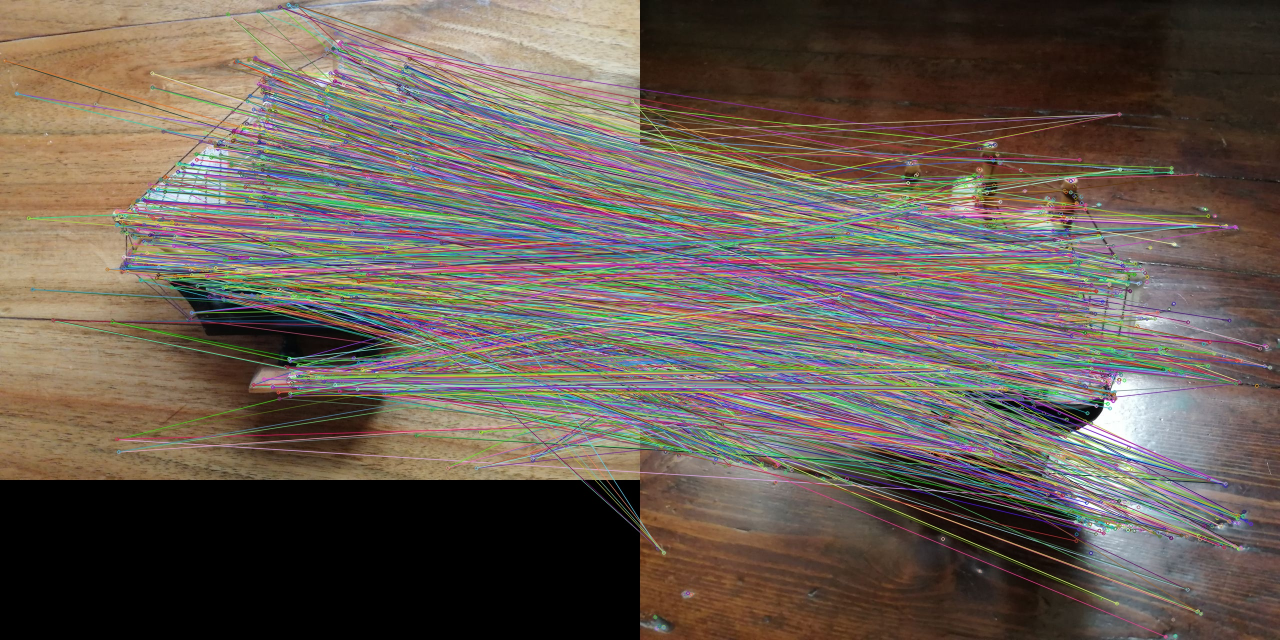
#> input picture CVPR/lab2/results/all_matches/match1.jpg, 2560 x 1280 px, given in place of 200108800907_86781.jpg, which was not available (shown at 1/2 size)
$ jupyter execute main_program.ipynb   (shell and % lines are left out)   (text cells are left out)
#> lines starting #> are read from the running program, lines starting #| are printed output that depends on the picture; pictures that were not available may be replaced by others from this repository, and a replacement may not be noted
[cell 1]
import numpy as np
import cv2, time, os
from matplotlib import pyplot as plt
import pandas as pd

[cell 2]
im_source = cv2.imread('C:\\Users\\user\\benchmark\\200108800907_86781.jpg',1)
#> im_source is the input picture: shape (1280, 2560, 3); mean B, G, R 83.6, 92.8, 104

detector  = cv2.KAZE_create()
matcher = cv2.BFMatcher(cv2.NORM_L1)

kp_src, des_src = detector.detectAndCompute(im_source, None)
#> kp_src = 3982 keypoints; strongest (x, y, size): (2183, 827, 26.4), (2190, 826, 16.4), (2173, 829, 35.1), (580, 719, 8)

[cell 3]
def find_metrics(path_im_search,detector,matcher,kp_src, des_src):
#     path_im_search - str

#> called with path_im_search = 'C:\\Users\\user\\all_photos\\match1.jpg', des_src = array of shape (3982, 64)
    im_search  = cv2.imread(path_im_search,1)
    kp_sch, des_sch = detector.detectAndCompute(im_search, None)
#> kp_sch has the same summary as kp_src outside find_metrics
    start_time = time.time()
    matches = matcher.knnMatch(des_sch, des_src, k=2)
#> matches = 3982 matches
    all_matches = len(matches) * 2
#> all_matches = 7964
    good = []

    for m, n in matches:
        if m.distance < 0.8 * n.distance:
            good.append(m)
#> after the loop, good = 3982 matches

    # Set the source image can not have duplicate points
    good_diff, diff_good_point = [], [[]]

    for m in good:
        diff_point = [int(kp_src[m.trainIdx].pt[0]), int(kp_src[m.trainIdx].pt[1])]
        if diff_point not in diff_good_point:
            good_diff.append(m)
            diff_good_point.append(diff_point)
#> this loop made 3982 passes
#> diff_point on passes 1 to 3: [560, 14], [593, 18], [620, 35]
#> after the loop, diff_good_point = 3674 items, first 6: [], [560, 14], [593, 18], [620, 35], [675, 81], [1276, 87]; good_diff = 3673 matches

    good = good_diff
#> good = 3673 matches
    good_matches = len(good)
#> good_matches = 3673

    end_time = time.time()
    result_time = round(end_time - start_time, 4)

    error_all_matches_list = []
    for m in np.array(matches).ravel().tolist():
        error_all_matches_list.append(m.distance)
#> after the loop, error_all_matches_list = 7964 values, max 4.01 at index 1527, min 0 at index 0, mean 0.811
    error_all_matches = round(np.array(error_all_matches_list).mean(), 4)
#> error_all_matches = 0.811

    error_good = []
    for m in good:
        error_good.append(m.distance)
#> after the loop, error_good = 3673 values from 0 to 0
    error_good = round(np.array(error_good).mean(), 4)
#> error_good = 0

    size = im_search.shape
#> size = (1280, 2560, 3)

    return all_matches, good_matches, error_all_matches, error_good, size, result_time

[cell 4]
all_metrics = []
i = 1
for filename in os.listdir('C:\\Users\\user\\all_photos'):
    i += 1
    temp_list = list(find_metrics('C:\\Users\\user\\all_photos\\' + filename,detector,matcher,kp_src, des_src))
#> temp_list = [7964, 3673, 0.811, 0, (1280, 2560, 3), 0.341]
    temp_list.insert(0, filename)
    all_metrics.append(temp_list)

df = pd.DataFrame(all_metrics, columns=['name', 'all_matches', 'true_matches',
                                        'error_all_matches', 'error_true_matches', 'size', 'time'])
#> df = table of 1 rows and 7 columns

[cell 5]
df.to_csv( 'C:\\Users\\user\\results\\metrics.csv')

[cell 6]
(df['true_matches']/df['all_matches']).describe()

[cell 7]
df.head(10)
#> Out = table of 1 rows and 7 columns

[cell 8]
df.describe()
#> Out = table of 8 rows and 5 columns

[cell 9]
source_keys = cv2.drawKeypoints(im_source, kp_src , None)
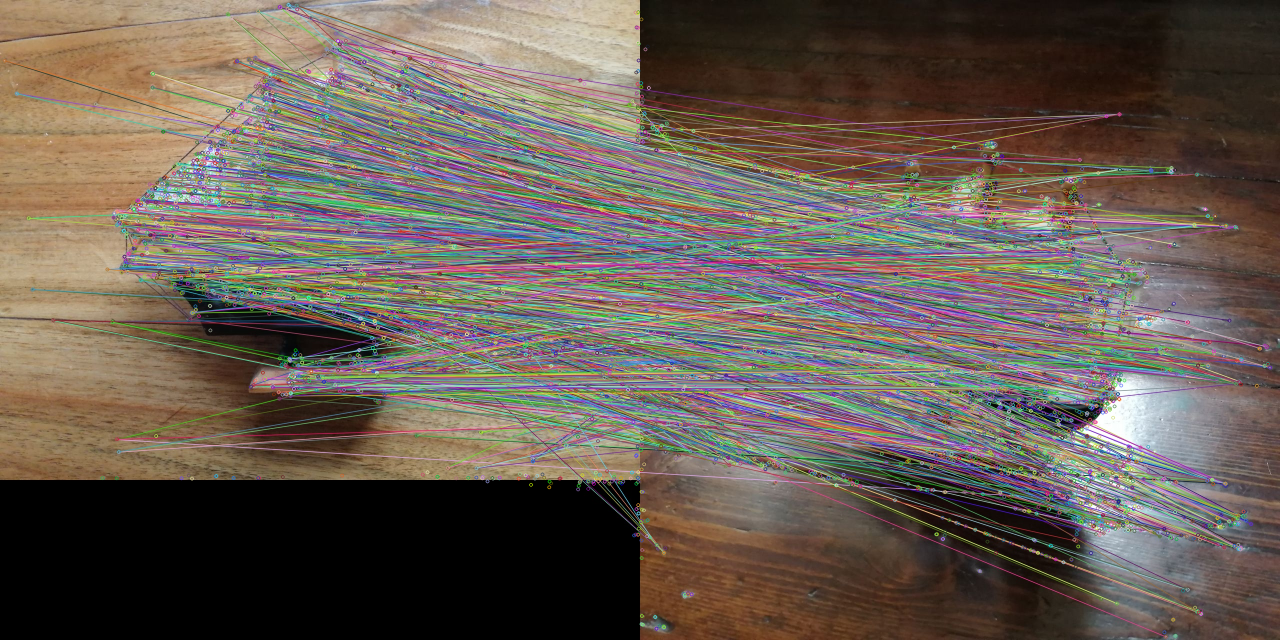
#> source_keys: shape (1280, 2560, 3) (shown at 1/2 size); mean B, G, R 83.8, 92.8, 104
cv2.namedWindow("Benchmark", cv2.WINDOW_NORMAL)
cv2.resizeWindow("Benchmark", 600, 600)
cv2.imshow("Benchmark", source_keys)

cv2.imwrite('C:\\Users\\user\\results\\source_keys.jpg', source_keys)

cv2.waitKey(0)
cv2.destroyAllWindows()

[cell 10]
#all matches for source and 4 example photos
i=0

for filename in os.listdir('C:\\Users\\user\\photo_for_example'):

    i+=1

    im_search = cv2.imread('C:\\Users\\user\\photo_for_example\\'+filename, 1)
    im_source = cv2.imread('C:\\Users\\user\\benchmark\\200108800907_86781.jpg',1)

    kp_src, des_src = detector.detectAndCompute(im_source, None)
    kp_sch, des_sch = detector.detectAndCompute(im_search, None)
#> kp_sch has the same summary as kp_src

    matcher = cv2.BFMatcher(cv2.NORM_L1)

    matches = matcher.knnMatch(des_src, des_sch, k=2)
#> matches = 3982 matches

    matches = np.array(matches).ravel().tolist()
#> matches = 7964 matches
    matching_result = cv2.drawMatches(im_source, kp_src, im_search, kp_sch, matches, None)
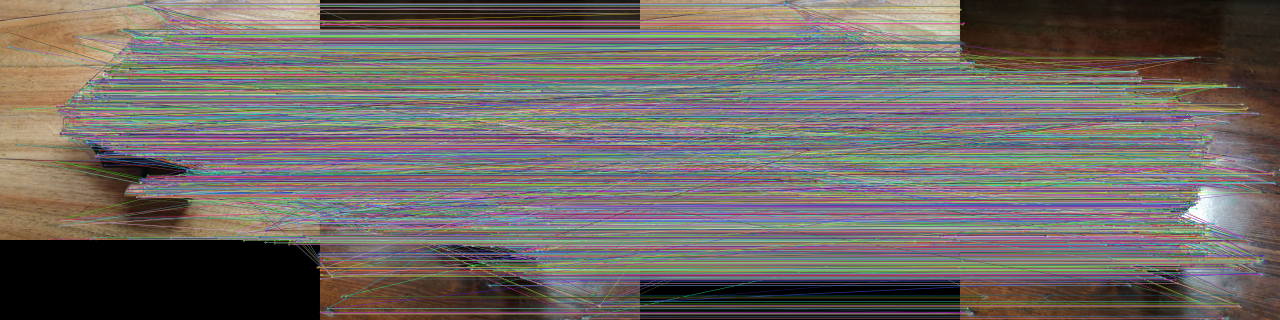
#> matching_result: shape (1280, 5120, 3) (shown at 1/4 size); mean B, G, R 101, 105, 111.2

    cv2.namedWindow("Matches", cv2.WINDOW_NORMAL)
    cv2.resizeWindow("Matches", 1200, 600)
    cv2.imshow("Matches", matching_result)

    cv2.imwrite('C:\\Users\\user\\results\\all_matches\\match' + str(i) + '.jpg', matching_result)

    cv2.waitKey(0)
    cv2.destroyAllWindows()

[cell 11]
#true matches for source and 4 example photos
i=0

for filename in os.listdir('C:\\Users\\user\\photo_for_example'):

    i+=1

    im_search = cv2.imread('C:\\Users\\user\\photo_for_example\\'+filename, 1)
    im_source = cv2.imread('C:\\Users\\user\\benchmark\\200108800907_86781.jpg',1)

    kp_src, des_src = detector.detectAndCompute(im_source, None)
    kp_sch, des_sch = detector.detectAndCompute(im_search, None)

    matcher = cv2.BFMatcher(cv2.NORM_L2)

    matches = matcher.knnMatch(des_src, des_sch, k=2)
#> matches = 3982 matches

    good = []

    for m, n in matches:
        if m.distance < 0.8 * n.distance:
            good.append(m)
#> after the loop, good = 3982 matches

    # Set the source image can not have duplicate points
    good_diff, diff_good_point = [], [[]]

    for m in good:
        diff_point = [int(kp_src[m.trainIdx].pt[0]), int(kp_src[m.trainIdx].pt[1])]
        if diff_point not in diff_good_point:
            good_diff.append(m)
            diff_good_point.append(diff_point)
#> after the loop, good_diff = 3673 matches

    good = good_diff
#> good = 3673 matches

    matching_result = cv2.drawMatches(im_source, kp_src, im_search, kp_sch, good, None)
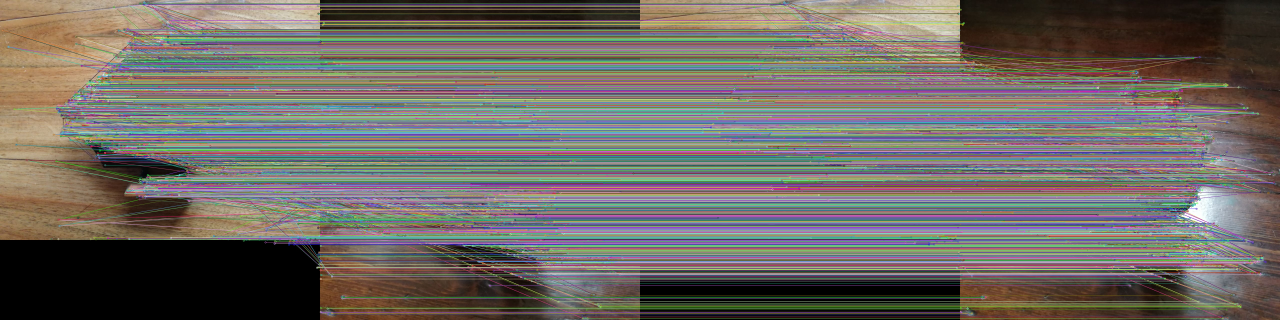
#> matching_result: shape (1280, 5120, 3) (shown at 1/4 size); mean B, G, R 100.7, 106.3, 111

    cv2.namedWindow("Matches", cv2.WINDOW_NORMAL)
    cv2.resizeWindow("Matches", 1200, 600)
    cv2.imshow("Matches", matching_result)

    cv2.imwrite('C:\\Users\\user\\results\\true_matches\\match' + str(i) + '.jpg', matching_result)

    cv2.waitKey(0)
    cv2.destroyAllWindows()
